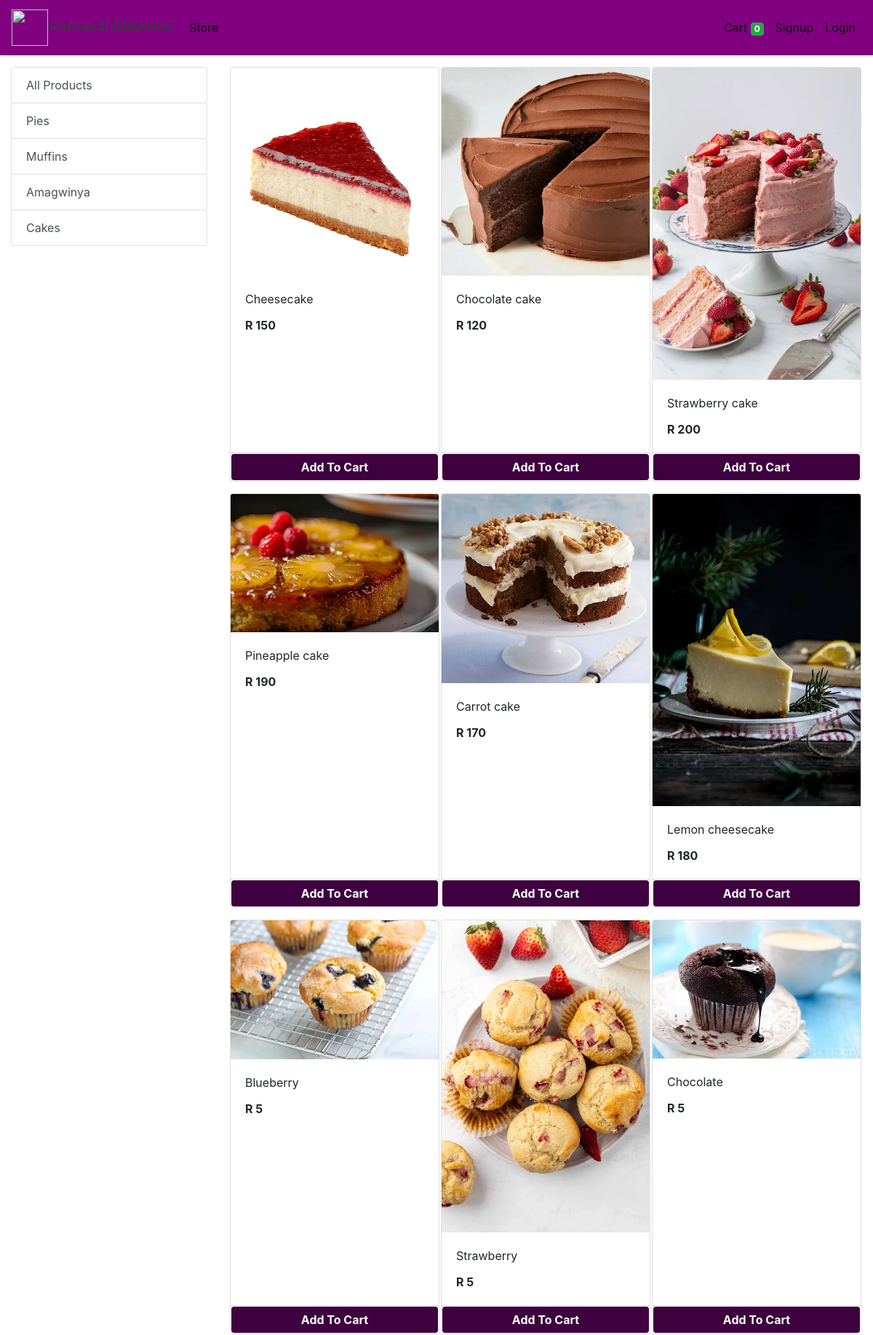
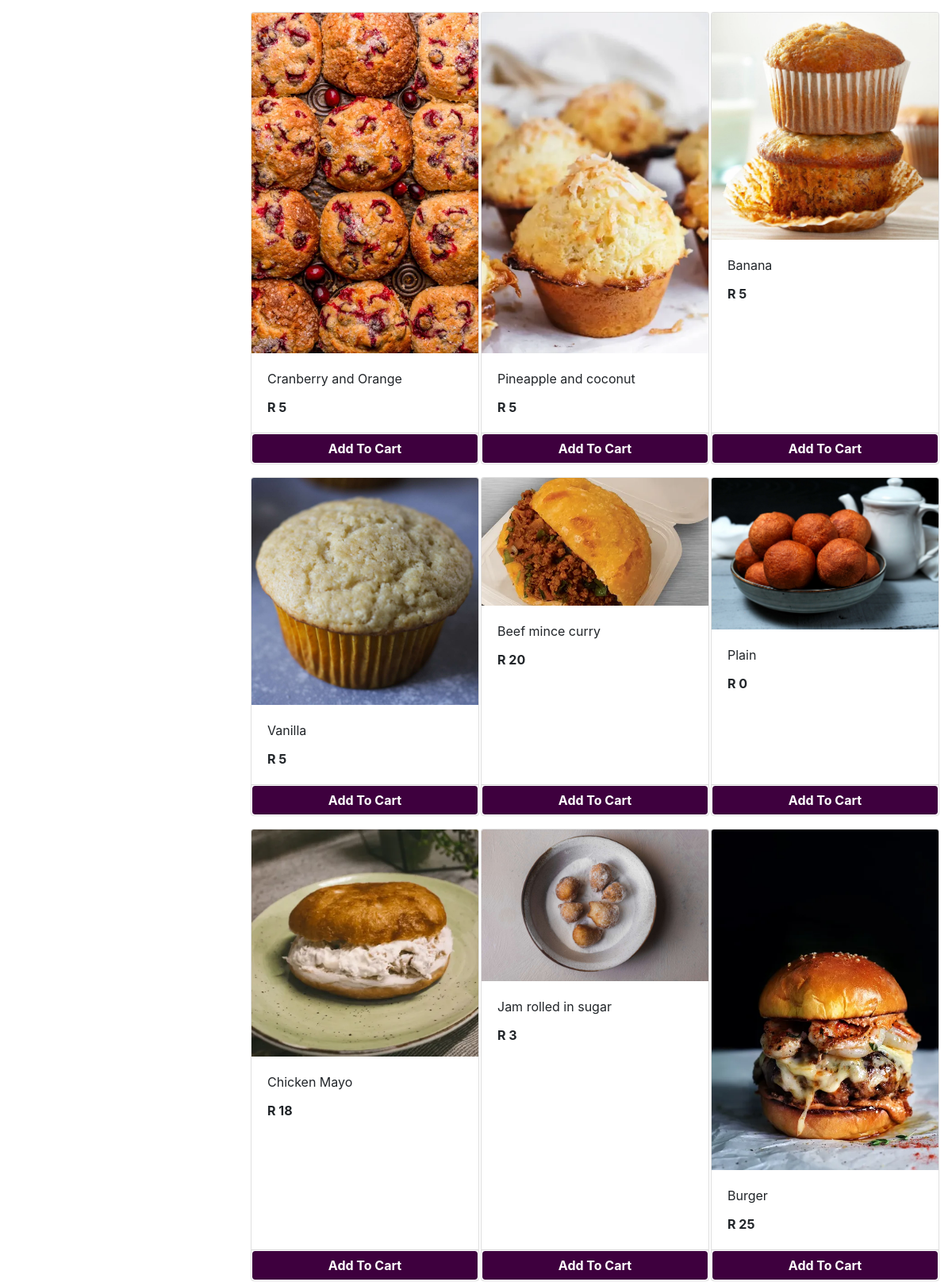
The app's page /store (upper part) with its own data (2 pictures, top to bottom).
### store/models/category.py (models this page shows, shortened)
class Category(models.Model):
    name= models.CharField(max_length=50)
    @staticmethod
    def get_all_categories():
        return Category.objects.all()

### store/models/product.py (models this page shows, shortened)
class Products(models.Model):
    name = models.CharField(max_length=60)
    price= models.IntegerField(default=0)
    category= models.ForeignKey(Category,on_delete=models.CASCADE,default=1 )
    description= models.CharField(max_length=250, default='', blank=True, null= True)
    image= models.ImageField(upload_to='uploads/products/')
    @staticmethod
    def get_all_products():
        return Products.objects.all()

### store/views/home.py (the view)
# urls.py: path('' , include('store.urls'))
def store(request):
    cart = request.session.get('cart')
    if not cart:
        request.session['cart'] = {}
    products = None
    categories = Category.get_all_categories()
    categoryID = request.GET.get('category')
    if categoryID:
        products = Products.get_all_products_by_categoryid(categoryID)
    else:
        products = Products.get_all_products();
    data = {}
    data['products'] = products
    data['categories'] = categories
    print('you are : ', request.session.get('email'))
    return render(request, 'index.html', data)

### store/templatetags/cart.py (called while the page is built)
@register.filter (name='is_in_cart')
def is_in_cart(product, cart):
    keys = cart.keys ()
    for id in keys:
        if int (id) == product.id:
            return True
    return False;

### store/templatetags/custom_filter.py (called while the page is built)
@register.filter(name='currency')
def currency(number):
    return "R "+str(number)

### store/templates/index.html (shortened to what this page needs)
{% extends 'base.html' %}
{% block content %}
{% load cart %}
{% load custom_filter %}
<div class="container-fluid mt-3">
	<div class="row">
		<div class="col-lg-3 mx-auto">
			<div class="list-group">
				<a href="/" class="list-group-item list-group-item-action btn btn-outline-success">All Products</a>
				{% for category in categories %}
				<a href="/?category={{category.id}}"
					class="list-group-item list-group-item-action btn btn-outline-success ">{{category.name}}</a>
				{% endfor %}
			</div>
		</div>
		<div id='products' class="col-lg-9 mx-auto">
			<div class="row mx-auto">
				{% for product in products %}
				<div class="card mx-auto mb-3" id={{product.id}} style="width: 18rem;">
					<img class="card-img-top" src="{{product.image.url}}" alt="Card image cap">
					<div class="card-body">
						<p class="card-title">{{product.name}}</p>
						<p class="card-text"><b>{{product.price|currency}}</b></p>
					</div>
					<div class="card-footer p-0 no-gutters">
						{% if product|is_in_cart:request.session.cart %}
						<div class="row no-gutters">
							<form action="/#{{product.id}}" class="col-2 " method="post">
								{% csrf_token %}
								<input hidden type="text" name='product' value='{{product.id}}'>
								<input hidden type="text" name='remove' value='True'>
								<input type="submit" value=" - " class="btn btn-block btn-success border-right">
							</form>
							<div class="text-center col btn btn-success">{{product|cart_quantity:request.session.cart}} in Cart</div>
							<form action="/#{{product.id}}" class="col-2 " method="post">
								{% csrf_token %}
								<input hidden type="text" name='product' value='{{product.id}}'>
								<input type="submit" value=" + " class="btn btn-block btn-success border-left">
							</form>
						</div>
						{% else %}
						<form action="/#{{product.id}}" method="POST" class="btn-block">
							<input type="submit" class="float-right btn btn-success form-control" style="background-color:rgb(62, 0, 62);border-color: white;font-weight: bolder;"
                    value="Add To Cart">
						</form>
						{% endif %}
					</div>
				</div>
				{% endfor %}
			</div>
		</div>
	</div>
</div>
{% endblock %}

### store/templates/base.html (shortened to what this page needs)
<!doctype html>
<html lang="en">
  {% load static %}
<head>
  <link rel="stylesheet" href="https://maxcdn.bootstrapcdn.com/bootstrap/4.0.0/css/bootstrap.min.css"
>
</head>
<body>
<nav class="one-edge-shadow
  navbar navbar-light
  sticky-top navbar
  navbar-expand-lg
  text-white">
    <a class="navbar-brand ms-3 text-dark " href="/">
    <link rel="stylesheet" href="https://use.fontawesome.com/releases/v5.7.0/css/all.css">
    <img src="https://www.freepnglogos.com/uploads/shopping-cart-png/shopping-cart-svg-png-icon-download-28.png" style="width:50px;height:50px;color:text-light;">Amnandi Bakeries</a>
    <div class="collapse navbar-collapse" id="navbarSupportedContent">
      <ul class="navbar-nav mr-auto">
        <li class="nav-item active">
          <a class="nav-link" href="/store">Store <span class="sr-only">(current)</span></a>
        </li>
          </ul>
      <ul class=" navbar-nav my-2 my-lg-0">
        <li class="nav-item active">
          <a class="nav-link" href="/cart">Cart
            <span class="badge badge-success">{{request.session.cart.keys|length}}</span>
            <span class="sr-only">(current)</span></a>
        </li>
        {% if request.session.customer %}
        <li class="nav-item active ">
          <a class="nav-link" href="/orders">Orders<span class="sr-only">(current)</span></a>
        </li>
        <li class="nav-item active ">
          <a class="nav-link" href="/logout">Logout<span class="sr-only">(current)</span></a>
        </li>
        {% else %}
        <li class="nav-item active">
          <a class="nav-link" href="/signup">Signup<span class="sr-only">(current)</span></a>
        </li>
        <li class="nav-item active">
          <a class="nav-link" href="/login">Login<span class="sr-only">(current)</span></a>
        </li>
        {% endif %}
      </ul>
    </div>
  </nav>
  {% block content %}{% endblock %}
</body>
</html>

### store/templates/base.html (style rules this page uses)
nav { background-color: purple; }
.one-edge-shadow { box-shadow: 0 8px 2px -5px rgb(246, 245, 245); }

### records on screen
Category: name "Pies"
Category: name "Muffins"
Category: name "Amagwinya"
Category: name "Cakes"
Products: {{ product.id }} 1 (drawn), image (picture), name "Cheesecake", price "R 150"
Products: image (picture), name "Chocolate cake", price "R 120"
Products: image (picture), name "Strawberry cake", price "R 200"
Products: image (picture), name "Pineapple cake", price "R 190"
Products: image (picture), name "Carrot cake", price "R 170"
Products: image (picture), name "Lemon cheesecake", price "R 180"
Products: image (picture), name "Blueberry", price "R 5"
Products: image (picture), name "Strawberry", price "R 5"
Products: image (picture), name "Chocolate", price "R 5"
Products: image (picture), name "Cranberry and Orange", price "R 5"
Products: image (picture), name "Pineapple and coconut", price "R 5"
Products: image (picture), name "Banana", price "R 5"
Products: image (picture), name "Vanilla", price "R 5"
Products: image (picture), name "Beef mince curry", price "R 20"
Products: image (picture), name "Plain", price "R 0"
Products: image (picture), name "Chicken Mayo", price "R 18"
Products: image (picture), name "Jam rolled in sugar", price "R 3"
Products: {{ product.id }} 18 (drawn), image (picture), name "Burger", price "R 25"

### other values on screen
{{ request.session.cart.keys|length }} "0"
